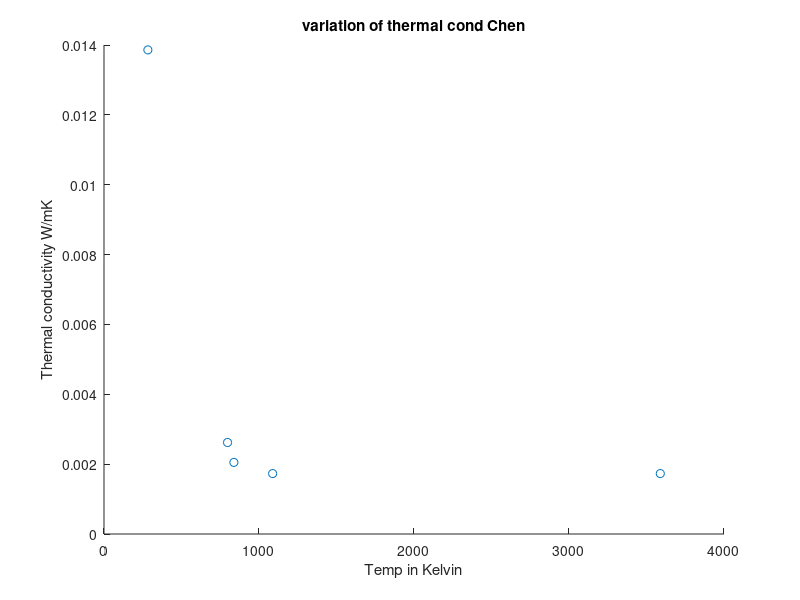
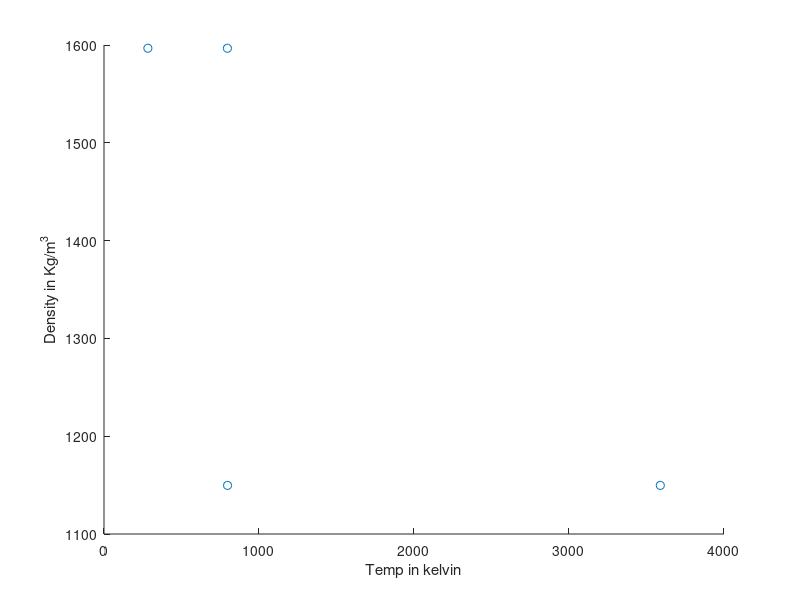
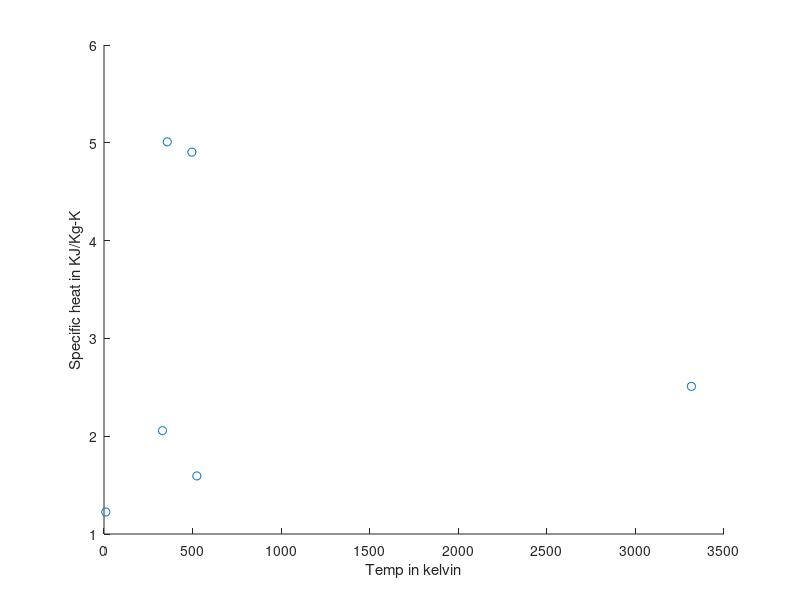

These charts were generated, in order, by the following MATLAB code:
# material Graphite-Epoxy UD composite laminate

cond=[0.01386,0.00262,0.00205,0.00173,0.00173];
temp_cond=[10,524,565,815,3316]
temp_cond=temp_cond+273;

density=[1.5967,1.5967,1.1497,1.1497];
density=density*1000;
temp_dens=[10,523,524,3316]
temp_dens=temp_dens+273

sp=[1.2250,2.0569,5.0095,4.9046,1.5939,2.5098];
temp_sp=[10,330,357,496,524,3316]


figure
scatter(temp_cond,cond)
xlabel('Temp in Kelvin')
ylabel('Thermal conductivity W/mK')
title('variation of thermal cond Chen')

figure
scatter(temp_dens,density)
xlabel('Temp in kelvin')
ylabel('Density in Kg/m^3')

figure
scatter(temp_sp,sp)
xlabel('Temp in kelvin')
ylabel('Specific heat in KJ/Kg-K')
